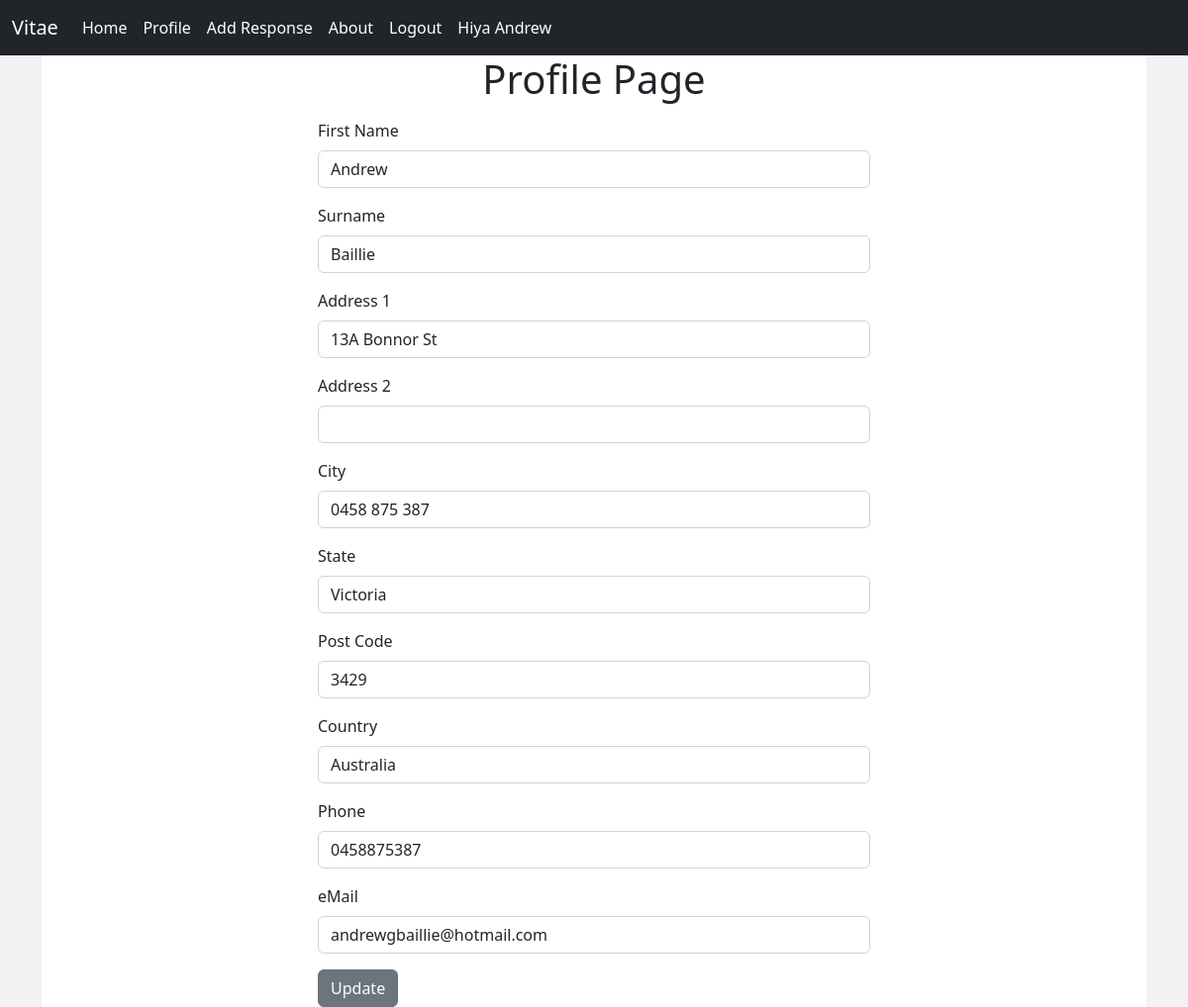
The app's page /profile/ (signed in) with its own data.
### authenticate/models.py (models this page shows, shortened)
class User(AbstractUser):
    address_1 = models.CharField(max_length=256)
    address_2 = models.CharField(max_length=256, blank=True)
    suburb = models.CharField(max_length=100)
    postcode = models.CharField(max_length=10)
    state = models.CharField(max_length=100)
    country = models.CharField(max_length=100)
    phone = models.CharField(max_length=20)
    class Meta:
        verbose_name = 'User'
        verbose_name_plural = 'Users'

### authenticate/views.py (the view)
# urls.py: path('profile/', views.user_profile, name='profile'),
def user_profile(request):
    if request.method == 'POST':
        form = UserForm(request.POST, instance=request.user)
        if form.is_valid():
            form.save()
        print(form)
    return render(request, 'authenticate/profile.html')

### authenticate/templates/authenticate/profile.html (shortened to what this page needs)
{% extends 'authenticate/base.html' %}
{% block content %}
<div class="main-container d-flex">
  <div class="content">
    <h1 class ="text-center"> Profile Page</h1>
    {% if user.is_authenticated %}
    <div class = "col-md-6 offset-md-3">
      <form method ="POST">
          <div class="mt-3 mb-3">
            <label for="Address1" class="form-label">First Name</label>
            <input type="text" class="form-control" value="{{ user.first_name }}" name="first_name">
          </div>
          <div class="mt-3 mb-3">
            <label for="Address1" class="form-label">Surname</label>
            <input type="text" class="form-control" value="{{ user.last_name }}" name="last_name">
          </div>
          <div class="mt-3 mb-3">
            <label for="Address1" class="form-label">Address 1</label>
            <input type="text" class="form-control" value="{{ user.address_1 }}" name="address_1">
          </div>
          <div class="mt-3 mb-3">
            <label for="Address2" class="form-label">Address 2</label>
            <input type="text" class="form-control" value="{{ user.address_2 }}" name="address_2">
          </div>
          <div class="mt-3 mb-3">
            <label for="Suburb" class="form-label">City</label>
            <input type="text" class="form-control" value="{{ user.suburb }}" name="suburb">
          </div>
          <div class="mt-3 mb-3">
            <label for="State" class="form-label">State</label>
            <input type="text" class="form-control" value="{{ user.state }}" name="state">
          </div>
          <div class="mt-3 mb-3">
            <label for="postcode" class="form-label">Post Code</label>
            <input type="text" class="form-control" value="{{ user.postcode }}" name="postcode">
          </div>
          <div class="mt-3 mb-3">
            <label for="Country" class="form-label">Country</label>
            <input type="text" class="form-control" value="{{ user.country }}" name="country">
          </div>
          <div class="mt-3 mb-3">
            <label for="Phone" class="form-label">Phone</label>
            <input type="text" class="form-control" value="{{ user.phone }}" name="phone">
          </div>
          <div class="mt-3 mb-3">
            <label for="eMail" class="form-label">eMail</label>
            <input type="text" class="form-control" value="{{ user.email }}" name="email">
          </div>
          <button type="submit" class="btn btn-secondary">Update</button>
      </form>
  </div class>
    {% endif %}
  </div>
</div>
{% endblock content %}

### authenticate/templates/authenticate/base.html (shortened to what this page needs)
{% load static %}
<!doctype html>
<html lang="en">
<head>
    <link href="https://cdn.jsdelivr.net/npm/bootstrap@5.2.0-beta1/dist/css/bootstrap.min.css" rel="stylesheet"
>
    <link rel="stylesheet" type="text/css" href="{% static 'authenticate/stylehome.css' %}">
</head>
<body>
<nav class="navbar navbar-expand-lg navbar-dark bg-dark">
    <div class="container-fluid">
        <a class="navbar-brand" href="{% url 'home' %}">Vitae</a>
        <div class="collapse navbar-collapse" id="navbarSupportedContent">
            <ul class="navbar-nav ml-auto">
                {% if user.is_authenticated %}
                    <li class="nav-item">
                        <a class="nav-link active" href="{% url 'home' %}">Home</a>
                    </li>
                    <li class="nav-item">
                        <a class="nav-link active" href="{% url 'profile' %}">Profile</a>
                    </li>
                    <li class="nav-item">
                        <a class="nav-link active" href="{% url 'response' %}">Add Response</a>
                    </li>
                    <li class="nav-item">
                        <a class="nav-link active" href="{% url 'about' %}">About</a>
                    </li>
                    <li class="nav-item">
                        <a class="nav-link active" href="{% url 'logout' %}">Logout</a>
                    </li>
                    <li class="nav-item">
                        <a class="nav-link active ml-5">Hiya {{ user.first_name }} </a>
                    </li>
                {% endif %}
            </ul>
        </div>
    </div>
</nav>
<div class="container">
    {% block content %}
    {% endblock content %}
</div>
</body>
</html>

### authenticate/static/authenticate/stylehome.css (style rules this page uses)
body { background-color: #f2f2f2; }
.content { min-height: 100vh; width: 100%; background-color: white; }

### records on screen
User: first_name "Andrew", last_name "Baillie", address_1 "13A Bonnor St", suburb "0458 875 387", state "Victoria", postcode "3429", country "Australia", phone "0458875387", email "andrewgbaillie@hotmail.com"
